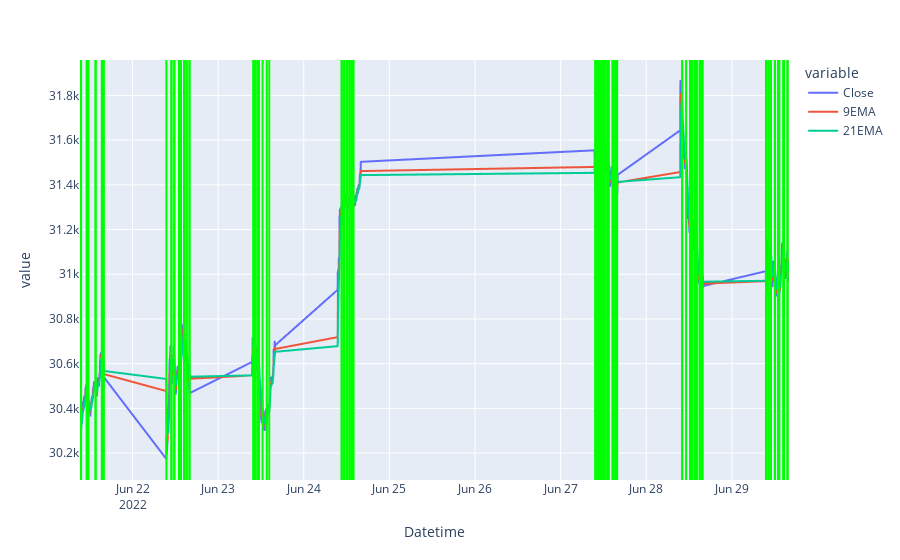

Notebook code cell kept with this figure:
### Code cell
# visualize where bearish crossover trend is there

fig = px.line(data, x=data.index, y=["Close","9EMA","21EMA"])

for i, row in signal1.iterrows():
    #print(i)
    fig.add_vline(x=i,line_color="lime")
fig.show()

### Figure 1 — Plotly figure (JSON) as saved in the notebook; plotly's stock layout.template omitted (floating-point values rounded to 4 significant figures; data arrays with more than 128 entries replaced by an {"elided": "..."} marker saying what was removed)
{"data": [{"hovertemplate": "variable=Close<br>Datetime=%{x}<br>value=%{y}<extra></extra>", "legendgroup": "Close", "line": {"color": "#636efa", "dash": "solid"}, "marker": {"symbol": "circle"}, "mode": "lines", "name": "Close", "showlegend": true, "type": "scattergl", "x": {"elided": "2730 str values"}, "xaxis": "x", "y": {"elided": "2730 float values"}, "yaxis": "y"}, {"hovertemplate": "variable=9EMA<br>Datetime=%{x}<br>value=%{y}<extra></extra>", "legendgroup": "9EMA", "line": {"color": "#EF553B", "dash": "solid"}, "marker": {"symbol": "circle"}, "mode": "lines", "name": "9EMA", "showlegend": true, "type": "scattergl", "x": {"elided": "2730 str values"}, "xaxis": "x", "y": {"elided": "2730 float values"}, "yaxis": "y"}, {"hovertemplate": "variable=21EMA<br>Datetime=%{x}<br>value=%{y}<extra></extra>", "legendgroup": "21EMA", "line": {"color": "#00cc96", "dash": "solid"}, "marker": {"symbol": "circle"}, "mode": "lines", "name": "21EMA", "showlegend": true, "type": "scattergl", "x": {"elided": "2730 str values"}, "xaxis": "x", "y": {"elided": "2730 float values"}, "yaxis": "y"}], "layout": {"legend": {"title": {"text": "variable"}, "tracegroupgap": 0}, "margin": {"t": 60}, "shapes": [{"line": {"color": "lime"}, "type": "line", "x0": "2022-06-21T09:34:00-04:00", "x1": "2022-06-21T09:34:00-04:00", "xref": "x", "y0": 0, "y1": 1, "yref": "y domain"}, {"line": {"color": "lime"}, "type": "line", "x0": "2022-06-21T09:36:00-04:00", "x1": "2022-06-21T09:36:00-04:00", "xref": "x", "y0": 0, "y1": 1, "yref": "y domain"}, {"line": {"color": "lime"}, "type": "line", "x0": "2022-06-21T11:11:00-04:00", "x1": "2022-06-21T11:11:00-04:00", "xref": "x", "y0": 0, "y1": 1, "yref": "y domain"}, {"line": {"color": "lime"}, "type": "line", "x0": "2022-06-21T11:12:00-04:00", "x1": "2022-06-21T11:12:00-04:00", "xref": "x", "y0": 0, "y1": 1, "yref": "y domain"}, {"line": {"color": "lime"}, "type": "line", "x0": "2022-06-21T11:36:00-04:00", "x1": "2022-06-21T11:36:00-04:00", "xref": "x", "y0": 0, "y1": 1, "yref": "y domain"}, {"line": {"color": "lime"}, "type": "line", "x0": "2022-06-21T11:37:00-04:00", "x1": "2022-06-21T11:37:00-04:00", "xref": "x", "y0": 0, "y1": 1, "yref": "y domain"}, {"line": {"color": "lime"}, "type": "line", "x0": "2022-06-21T13:39:00-04:00", "x1": "2022-06-21T13:39:00-04:00", "xref": "x", "y0": 0, "y1": 1, "yref": "y domain"}, {"line": {"color": "lime"}, "type": "line", "x0": "2022-06-21T13:40:00-04:00", "x1": "2022-06-21T13:40:00-04:00", "xref": "x", "y0": 0, "y1": 1, "yref": "y domain"}, {"line": {"color": "lime"}, "type": "line", "x0": "2022-06-21T15:25:00-04:00", "x1": "2022-06-21T15:25:00-04:00", "xref": "x", "y0": 0, "y1": 1, "yref": "y domain"}, {"line": {"color": "lime"}, "type": "line", "x0": "2022-06-21T15:26:00-04:00", "x1": "2022-06-21T15:26:00-04:00", "xref": "x", "y0": 0, "y1": 1, "yref": "y domain"}, {"line": {"color": "lime"}, "type": "line", "x0": "2022-06-21T15:55:00-04:00", "x1": "2022-06-21T15:55:00-04:00", "xref": "x", "y0": 0, "y1": 1, "yref": "y domain"}, {"line": {"color": "lime"}, "type": "line", "x0": "2022-06-21T15:56:00-04:00", "x1": "2022-06-21T15:56:00-04:00", "xref": "x", "y0": 0, "y1": 1, "yref": "y domain"}, {"line": {"color": "lime"}, "type": "line", "x0": "2022-06-22T09:30:00-04:00", "x1": "2022-06-22T09:30:00-04:00", "xref": "x", "y0": 0, "y1": 1, "yref": "y domain"}, {"line": {"color": "lime"}, "type": "line", "x0": "2022-06-22T10:54:00-04:00", "x1": "2022-06-22T10:54:00-04:00", "xref": "x", "y0": 0, "y1": 1, "yref": "y domain"}, {"line": {"color": "lime"}, "type": "line", "x0": "2022-06-22T10:55:00-04:00", "x1": "2022-06-22T10:55:00-04:00", "xref": "x", "y0": 0, "y1": 1, "yref": "y domain"}, {"line": {"color": "lime"}, "type": "line", "x0": "2022-06-22T11:43:00-04:00", "x1": "2022-06-22T11:43:00-04:00", "xref": "x", "y0": 0, "y1": 1, "yref": "y domain"}, {"line": {"color": "lime"}, "type": "line", "x0": "2022-06-22T11:44:00-04:00", "x1": "2022-06-22T11:44:00-04:00", "xref": "x", "y0": 0, "y1": 1, "yref": "y domain"}, {"line": {"color": "lime"}, "type": "line", "x0": "2022-06-22T13:01:00-04:00", "x1": "2022-06-22T13:01:00-04:00", "xref": "x", "y0": 0, "y1": 1, "yref": "y domain"}, {"line": {"color": "lime"}, "type": "line", "x0": "2022-06-22T13:02:00-04:00", "x1": "2022-06-22T13:02:00-04:00", "xref": "x", "y0": 0, "y1": 1, "yref": "y domain"}, {"line": {"color": "lime"}, "type": "line", "x0": "2022-06-22T13:36:00-04:00", "x1": "2022-06-22T13:36:00-04:00", "xref": "x", "y0": 0, "y1": 1, "yref": "y domain"}, {"line": {"color": "lime"}, "type": "line", "x0": "2022-06-22T14:26:00-04:00", "x1": "2022-06-22T14:26:00-04:00", "xref": "x", "y0": 0, "y1": 1, "yref": "y domain"}, {"line": {"color": "lime"}, "type": "line", "x0": "2022-06-22T14:27:00-04:00", "x1": "2022-06-22T14:27:00-04:00", "xref": "x", "y0": 0, "y1": 1, "yref": "y domain"}, {"line": {"color": "lime"}, "type": "line", "x0": "2022-06-22T15:09:00-04:00", "x1": "2022-06-22T15:09:00-04:00", "xref": "x", "y0": 0, "y1": 1, "yref": "y domain"}, {"line": {"color": "lime"}, "type": "line", "x0": "2022-06-22T15:10:00-04:00", "x1": "2022-06-22T15:10:00-04:00", "xref": "x", "y0": 0, "y1": 1, "yref": "y domain"}, {"line": {"color": "lime"}, "type": "line", "x0": "2022-06-22T15:58:00-04:00", "x1": "2022-06-22T15:58:00-04:00", "xref": "x", "y0": 0, "y1": 1, "yref": "y domain"}, {"line": {"color": "lime"}, "type": "line", "x0": "2022-06-22T15:59:00-04:00", "x1": "2022-06-22T15:59:00-04:00", "xref": "x", "y0": 0, "y1": 1, "yref": "y domain"}, {"line": {"color": "lime"}, "type": "line", "x0": "2022-06-23T09:53:00-04:00", "x1": "2022-06-23T09:53:00-04:00", "xref": "x", "y0": 0, "y1": 1, "yref": "y domain"}, {"line": {"color": "lime"}, "type": "line", "x0": "2022-06-23T09:54:00-04:00", "x1": "2022-06-23T09:54:00-04:00", "xref": "x", "y0": 0, "y1": 1, "yref": "y domain"}, {"line": {"color": "lime"}, "type": "line", "x0": "2022-06-23T10:08:00-04:00", "x1": "2022-06-23T10:08:00-04:00", "xref": "x", "y0": 0, "y1": 1, "yref": "y domain"}, {"line": {"color": "lime"}, "type": "line", "x0": "2022-06-23T10:09:00-04:00", "x1": "2022-06-23T10:09:00-04:00", "xref": "x", "y0": 0, "y1": 1, "yref": "y domain"}, {"line": {"color": "lime"}, "type": "line", "x0": "2022-06-23T10:26:00-04:00", "x1": "2022-06-23T10:26:00-04:00", "xref": "x", "y0": 0, "y1": 1, "yref": "y domain"}, {"line": {"color": "lime"}, "type": "line", "x0": "2022-06-23T10:27:00-04:00", "x1": "2022-06-23T10:27:00-04:00", "xref": "x", "y0": 0, "y1": 1, "yref": "y domain"}, {"line": {"color": "lime"}, "type": "line", "x0": "2022-06-23T10:28:00-04:00", "x1": "2022-06-23T10:28:00-04:00", "xref": "x", "y0": 0, "y1": 1, "yref": "y domain"}, {"line": {"color": "lime"}, "type": "line", "x0": "2022-06-23T11:05:00-04:00", "x1": "2022-06-23T11:05:00-04:00", "xref": "x", "y0": 0, "y1": 1, "yref": "y domain"}, {"line": {"color": "lime"}, "type": "line", "x0": "2022-06-23T11:20:00-04:00", "x1": "2022-06-23T11:20:00-04:00", "xref": "x", "y0": 0, "y1": 1, "yref": "y domain"}, {"line": {"color": "lime"}, "type": "line", "x0": "2022-06-23T11:21:00-04:00", "x1": "2022-06-23T11:21:00-04:00", "xref": "x", "y0": 0, "y1": 1, "yref": "y domain"}, {"line": {"color": "lime"}, "type": "line", "x0": "2022-06-23T11:22:00-04:00", "x1": "2022-06-23T11:22:00-04:00", "xref": "x", "y0": 0, "y1": 1, "yref": "y domain"}, {"line": {"color": "lime"}, "type": "line", "x0": "2022-06-23T11:23:00-04:00", "x1": "2022-06-23T11:23:00-04:00", "xref": "x", "y0": 0, "y1": 1, "yref": "y domain"}, {"line": {"color": "lime"}, "type": "line", "x0": "2022-06-23T12:28:00-04:00", "x1": "2022-06-23T12:28:00-04:00", "xref": "x", "y0": 0, "y1": 1, "yref": "y domain"}, {"line": {"color": "lime"}, "type": "line", "x0": "2022-06-23T13:38:00-04:00", "x1": "2022-06-23T13:38:00-04:00", "xref": "x", "y0": 0, "y1": 1, "yref": "y domain"}, {"line": {"color": "lime"}, "type": "line", "x0": "2022-06-23T14:20:00-04:00", "x1": "2022-06-23T14:20:00-04:00", "xref": "x", "y0": 0, "y1": 1, "yref": "y domain"}, {"line": {"color": "lime"}, "type": "line", "x0": "2022-06-24T10:37:00-04:00", "x1": "2022-06-24T10:37:00-04:00", "xref": "x", "y0": 0, "y1": 1, "yref": "y domain"}, {"line": {"color": "lime"}, "type": "line", "x0": "2022-06-24T10:38:00-04:00", "x1": "2022-06-24T10:38:00-04:00", "xref": "x", "y0": 0, "y1": 1, "yref": "y domain"}, {"line": {"color": "lime"}, "type": "line", "x0": "2022-06-24T11:16:00-04:00", "x1": "2022-06-24T11:16:00-04:00", "xref": "x", "y0": 0, "y1": 1, "yref": "y domain"}, {"line": {"color": "lime"}, "type": "line", "x0": "2022-06-24T11:17:00-04:00", "x1": "2022-06-24T11:17:00-04:00", "xref": "x", "y0": 0, "y1": 1, "yref": "y domain"}, {"line": {"color": "lime"}, "type": "line", "x0": "2022-06-24T11:57:00-04:00", "x1": "2022-06-24T11:57:00-04:00", "xref": "x", "y0": 0, "y1": 1, "yref": "y domain"}, {"line": {"color": "lime"}, "type": "line", "x0": "2022-06-24T12:10:00-04:00", "x1": "2022-06-24T12:10:00-04:00", "xref": "x", "y0": 0, "y1": 1, "yref": "y domain"}, {"line": {"color": "lime"}, "type": "line", "x0": "2022-06-24T12:21:00-04:00", "x1": "2022-06-24T12:21:00-04:00", "xref": "x", "y0": 0, "y1": 1, "yref": "y domain"}, {"line": {"color": "lime"}, "type": "line", "x0": "2022-06-24T12:53:00-04:00", "x1": "2022-06-24T12:53:00-04:00", "xref": "x", "y0": 0, "y1": 1, "yref": "y domain"}, {"line": {"color": "lime"}, "type": "line", "x0": "2022-06-24T13:22:00-04:00", "x1": "2022-06-24T13:22:00-04:00", "xref": "x", "y0": 0, "y1": 1, "yref": "y domain"}, {"line": {"color": "lime"}, "type": "line", "x0": "2022-06-24T13:23:00-04:00", "x1": "2022-06-24T13:23:00-04:00", "xref": "x", "y0": 0, "y1": 1, "yref": "y domain"}, {"line": {"color": "lime"}, "type": "line", "x0": "2022-06-24T13:35:00-04:00", "x1": "2022-06-24T13:35:00-04:00", "xref": "x", "y0": 0, "y1": 1, "yref": "y domain"}, {"line": {"color": "lime"}, "type": "line", "x0": "2022-06-24T13:54:00-04:00", "x1": "2022-06-24T13:54:00-04:00", "xref": "x", "y0": 0, "y1": 1, "yref": "y domain"}, {"line": {"color": "lime"}, "type": "line", "x0": "2022-06-24T13:55:00-04:00", "x1": "2022-06-24T13:55:00-04:00", "xref": "x", "y0": 0, "y1": 1, "yref": "y domain"}, {"line": {"color": "lime"}, "type": "line", "x0": "2022-06-27T09:45:00-04:00", "x1": "2022-06-27T09:45:00-04:00", "xref": "x", "y0": 0, "y1": 1, "yref": "y domain"}, {"line": {"color": "lime"}, "type": "line", "x0": "2022-06-27T09:46:00-04:00", "x1": "2022-06-27T09:46:00-04:00", "xref": "x", "y0": 0, "y1": 1, "yref": "y domain"}, {"line": {"color": "lime"}, "type": "line", "x0": "2022-06-27T09:47:00-04:00", "x1": "2022-06-27T09:47:00-04:00", "xref": "x", "y0": 0, "y1": 1, "yref": "y domain"}, {"line": {"color": "lime"}, "type": "line", "x0": "2022-06-27T10:11:00-04:00", "x1": "2022-06-27T10:11:00-04:00", "xref": "x", "y0": 0, "y1": 1, "yref": "y domain"}, {"line": {"color": "lime"}, "type": "line", "x0": "2022-06-27T10:12:00-04:00", "x1": "2022-06-27T10:12:00-04:00", "xref": "x", "y0": 0, "y1": 1, "yref": "y domain"}, {"line": {"color": "lime"}, "type": "line", "x0": "2022-06-27T10:18:00-04:00", "x1": "2022-06-27T10:18:00-04:00", "xref": "x", "y0": 0, "y1": 1, "yref": "y domain"}, {"line": {"color": "lime"}, "type": "line", "x0": "2022-06-27T10:27:00-04:00", "x1": "2022-06-27T10:27:00-04:00", "xref": "x", "y0": 0, "y1": 1, "yref": "y domain"}, {"line": {"color": "lime"}, "type": "line", "x0": "2022-06-27T10:29:00-04:00", "x1": "2022-06-27T10:29:00-04:00", "xref": "x", "y0": 0, "y1": 1, "yref": "y domain"}, {"line": {"color": "lime"}, "type": "line", "x0": "2022-06-27T11:07:00-04:00", "x1": "2022-06-27T11:07:00-04:00", "xref": "x", "y0": 0, "y1": 1, "yref": "y domain"}, {"line": {"color": "lime"}, "type": "line", "x0": "2022-06-27T11:08:00-04:00", "x1": "2022-06-27T11:08:00-04:00", "xref": "x", "y0": 0, "y1": 1, "yref": "y domain"}, {"line": {"color": "lime"}, "type": "line", "x0": "2022-06-27T11:09:00-04:00", "x1": "2022-06-27T11:09:00-04:00", "xref": "x", "y0": 0, "y1": 1, "yref": "y domain"}, {"line": {"color": "lime"}, "type": "line", "x0": "2022-06-27T11:38:00-04:00", "x1": "2022-06-27T11:38:00-04:00", "xref": "x", "y0": 0, "y1": 1, "yref": "y domain"}, {"line": {"color": "lime"}, "type": "line", "x0": "2022-06-27T11:53:00-04:00", "x1": "2022-06-27T11:53:00-04:00", "xref": "x", "y0": 0, "y1": 1, "yref": "y domain"}, {"line": {"color": "lime"}, "type": "line", "x0": "2022-06-27T12:02:00-04:00", "x1": "2022-06-27T12:02:00-04:00", "xref": "x", "y0": 0, "y1": 1, "yref": "y domain"}, {"line": {"color": "lime"}, "type": "line", "x0": "2022-06-27T12:04:00-04:00", "x1": "2022-06-27T12:04:00-04:00", "xref": "x", "y0": 0, "y1": 1, "yref": "y domain"}, {"line": {"color": "lime"}, "type": "line", "x0": "2022-06-27T12:25:00-04:00", "x1": "2022-06-27T12:25:00-04:00", "xref": "x", "y0": 0, "y1": 1, "yref": "y domain"}, {"line": {"color": "lime"}, "type": "line", "x0": "2022-06-27T13:03:00-04:00", "x1": "2022-06-27T13:03:00-04:00", "xref": "x", "y0": 0, "y1": 1, "yref": "y domain"}, {"line": {"color": "lime"}, "type": "line", "x0": "2022-06-27T13:04:00-04:00", "x1": "2022-06-27T13:04:00-04:00", "xref": "x", "y0": 0, "y1": 1, "yref": "y domain"}, {"line": {"color": "lime"}, "type": "line", "x0": "2022-06-27T13:26:00-04:00", "x1": "2022-06-27T13:26:00-04:00", "xref": "x", "y0": 0, "y1": 1, "yref": "y domain"}, {"line": {"color": "lime"}, "type": "line", "x0": "2022-06-27T13:27:00-04:00", "x1": "2022-06-27T13:27:00-04:00", "xref": "x", "y0": 0, "y1": 1, "yref": "y domain"}, {"line": {"color": "lime"}, "type": "line", "x0": "2022-06-27T14:30:00-04:00", "x1": "2022-06-27T14:30:00-04:00", "xref": "x", "y0": 0, "y1": 1, "yref": "y domain"}, {"line": {"color": "lime"}, "type": "line", "x0": "2022-06-27T14:46:00-04:00", "x1": "2022-06-27T14:46:00-04:00", "xref": "x", "y0": 0, "y1": 1, "yref": "y domain"}, {"line": {"color": "lime"}, "type": "line", "x0": "2022-06-27T14:47:00-04:00", "x1": "2022-06-27T14:47:00-04:00", "xref": "x", "y0": 0, "y1": 1, "yref": "y domain"}, {"line": {"color": "lime"}, "type": "line", "x0": "2022-06-27T14:52:00-04:00", "x1": "2022-06-27T14:52:00-04:00", "xref": "x", "y0": 0, "y1": 1, "yref": "y domain"}, {"line": {"color": "lime"}, "type": "line", "x0": "2022-06-27T14:58:00-04:00", "x1": "2022-06-27T14:58:00-04:00", "xref": "x", "y0": 0, "y1": 1, "yref": "y domain"}, {"line": {"color": "lime"}, "type": "line", "x0": "2022-06-27T15:32:00-04:00", "x1": "2022-06-27T15:32:00-04:00", "xref": "x", "y0": 0, "y1": 1, "yref": "y domain"}, {"line": {"color": "lime"}, "type": "line", "x0": "2022-06-27T15:33:00-04:00", "x1": "2022-06-27T15:33:00-04:00", "xref": "x", "y0": 0, "y1": 1, "yref": "y domain"}, {"line": {"color": "lime"}, "type": "line", "x0": "2022-06-27T15:51:00-04:00", "x1": "2022-06-27T15:51:00-04:00", "xref": "x", "y0": 0, "y1": 1, "yref": "y domain"}, {"line": {"color": "lime"}, "type": "line", "x0": "2022-06-28T10:02:00-04:00", "x1": "2022-06-28T10:02:00-04:00", "xref": "x", "y0": 0, "y1": 1, "yref": "y domain"}, {"line": {"color": "lime"}, "type": "line", "x0": "2022-06-28T10:03:00-04:00", "x1": "2022-06-28T10:03:00-04:00", "xref": "x", "y0": 0, "y1": 1, "yref": "y domain"}, {"line": {"color": "lime"}, "type": "line", "x0": "2022-06-28T11:09:00-04:00", "x1": "2022-06-28T11:09:00-04:00", "xref": "x", "y0": 0, "y1": 1, "yref": "y domain"}, {"line": {"color": "lime"}, "type": "line", "x0": "2022-06-28T12:15:00-04:00", "x1": "2022-06-28T12:15:00-04:00", "xref": "x", "y0": 0, "y1": 1, "yref": "y domain"}, {"line": {"color": "lime"}, "type": "line", "x0": "2022-06-28T12:34:00-04:00", "x1": "2022-06-28T12:34:00-04:00", "xref": "x", "y0": 0, "y1": 1, "yref": "y domain"}, {"line": {"color": "lime"}, "type": "line", "x0": "2022-06-28T12:52:00-04:00", "x1": "2022-06-28T12:52:00-04:00", "xref": "x", "y0": 0, "y1": 1, "yref": "y domain"}, {"line": {"color": "lime"}, "type": "line", "x0": "2022-06-28T12:53:00-04:00", "x1": "2022-06-28T12:53:00-04:00", "xref": "x", "y0": 0, "y1": 1, "yref": "y domain"}, {"line": {"color": "lime"}, "type": "line", "x0": "2022-06-28T12:54:00-04:00", "x1": "2022-06-28T12:54:00-04:00", "xref": "x", "y0": 0, "y1": 1, "yref": "y domain"}, {"line": {"color": "lime"}, "type": "line", "x0": "2022-06-28T13:36:00-04:00", "x1": "2022-06-28T13:36:00-04:00", "xref": "x", "y0": 0, "y1": 1, "yref": "y domain"}, {"line": {"color": "lime"}, "type": "line", "x0": "2022-06-28T13:37:00-04:00", "x1": "2022-06-28T13:37:00-04:00", "xref": "x", "y0": 0, "y1": 1, "yref": "y domain"}, {"line": {"color": "lime"}, "type": "line", "x0": "2022-06-28T13:38:00-04:00", "x1": "2022-06-28T13:38:00-04:00", "xref": "x", "y0": 0, "y1": 1, "yref": "y domain"}, {"line": {"color": "lime"}, "type": "line", "x0": "2022-06-28T13:54:00-04:00", "x1": "2022-06-28T13:54:00-04:00", "xref": "x", "y0": 0, "y1": 1, "yref": "y domain"}, {"line": {"color": "lime"}, "type": "line", "x0": "2022-06-28T13:55:00-04:00", "x1": "2022-06-28T13:55:00-04:00", "xref": "x", "y0": 0, "y1": 1, "yref": "y domain"}, {"line": {"color": "lime"}, "type": "line", "x0": "2022-06-28T14:05:00-04:00", "x1": "2022-06-28T14:05:00-04:00", "xref": "x", "y0": 0, "y1": 1, "yref": "y domain"}, {"line": {"color": "lime"}, "type": "line", "x0": "2022-06-28T14:06:00-04:00", "x1": "2022-06-28T14:06:00-04:00", "xref": "x", "y0": 0, "y1": 1, "yref": "y domain"}, {"line": {"color": "lime"}, "type": "line", "x0": "2022-06-28T14:07:00-04:00", "x1": "2022-06-28T14:07:00-04:00", "xref": "x", "y0": 0, "y1": 1, "yref": "y domain"}, {"line": {"color": "lime"}, "type": "line", "x0": "2022-06-28T14:58:00-04:00", "x1": "2022-06-28T14:58:00-04:00", "xref": "x", "y0": 0, "y1": 1, "yref": "y domain"}, {"line": {"color": "lime"}, "type": "line", "x0": "2022-06-28T14:59:00-04:00", "x1": "2022-06-28T14:59:00-04:00", "xref": "x", "y0": 0, "y1": 1, "yref": "y domain"}, {"line": {"color": "lime"}, "type": "line", "x0": "2022-06-28T15:03:00-04:00", "x1": "2022-06-28T15:03:00-04:00", "xref": "x", "y0": 0, "y1": 1, "yref": "y domain"}, {"line": {"color": "lime"}, "type": "line", "x0": "2022-06-28T15:36:00-04:00", "x1": "2022-06-28T15:36:00-04:00", "xref": "x", "y0": 0, "y1": 1, "yref": "y domain"}, {"line": {"color": "lime"}, "type": "line", "x0": "2022-06-28T15:42:00-04:00", "x1": "2022-06-28T15:42:00-04:00", "xref": "x", "y0": 0, "y1": 1, "yref": "y domain"}, {"line": {"color": "lime"}, "type": "line", "x0": "2022-06-28T15:43:00-04:00", "x1": "2022-06-28T15:43:00-04:00", "xref": "x", "y0": 0, "y1": 1, "yref": "y domain"}, {"line": {"color": "lime"}, "type": "line", "x0": "2022-06-28T15:44:00-04:00", "x1": "2022-06-28T15:44:00-04:00", "xref": "x", "y0": 0, "y1": 1, "yref": "y domain"}, {"line": {"color": "lime"}, "type": "line", "x0": "2022-06-29T09:33:00-04:00", "x1": "2022-06-29T09:33:00-04:00", "xref": "x", "y0": 0, "y1": 1, "yref": "y domain"}, {"line": {"color": "lime"}, "type": "line", "x0": "2022-06-29T09:34:00-04:00", "x1": "2022-06-29T09:34:00-04:00", "xref": "x", "y0": 0, "y1": 1, "yref": "y domain"}, {"line": {"color": "lime"}, "type": "line", "x0": "2022-06-29T09:38:00-04:00", "x1": "2022-06-29T09:38:00-04:00", "xref": "x", "y0": 0, "y1": 1, "yref": "y domain"}, {"line": {"color": "lime"}, "type": "line", "x0": "2022-06-29T10:16:00-04:00", "x1": "2022-06-29T10:16:00-04:00", "xref": "x", "y0": 0, "y1": 1, "yref": "y domain"}, {"line": {"color": "lime"}, "type": "line", "x0": "2022-06-29T10:17:00-04:00", "x1": "2022-06-29T10:17:00-04:00", "xref": "x", "y0": 0, "y1": 1, "yref": "y domain"}, {"line": {"color": "lime"}, "type": "line", "x0": "2022-06-29T10:58:00-04:00", "x1": "2022-06-29T10:58:00-04:00", "xref": "x", "y0": 0, "y1": 1, "yref": "y domain"}, {"line": {"color": "lime"}, "type": "line", "x0": "2022-06-29T12:02:00-04:00", "x1": "2022-06-29T12:02:00-04:00", "xref": "x", "y0": 0, "y1": 1, "yref": "y domain"}, {"line": {"color": "lime"}, "type": "line", "x0": "2022-06-29T12:04:00-04:00", "x1": "2022-06-29T12:04:00-04:00", "xref": "x", "y0": 0, "y1": 1, "yref": "y domain"}, {"line": {"color": "lime"}, "type": "line", "x0": "2022-06-29T12:05:00-04:00", "x1": "2022-06-29T12:05:00-04:00", "xref": "x", "y0": 0, "y1": 1, "yref": "y domain"}, {"line": {"color": "lime"}, "type": "line", "x0": "2022-06-29T12:55:00-04:00", "x1": "2022-06-29T12:55:00-04:00", "xref": "x", "y0": 0, "y1": 1, "yref": "y domain"}, {"line": {"color": "lime"}, "type": "line", "x0": "2022-06-29T12:56:00-04:00", "x1": "2022-06-29T12:56:00-04:00", "xref": "x", "y0": 0, "y1": 1, "yref": "y domain"}, {"line": {"color": "lime"}, "type": "line", "x0": "2022-06-29T13:15:00-04:00", "x1": "2022-06-29T13:15:00-04:00", "xref": "x", "y0": 0, "y1": 1, "yref": "y domain"}, {"line": {"color": "lime"}, "type": "line", "x0": "2022-06-29T13:16:00-04:00", "x1": "2022-06-29T13:16:00-04:00", "xref": "x", "y0": 0, "y1": 1, "yref": "y domain"}, {"line": {"color": "lime"}, "type": "line", "x0": "2022-06-29T14:24:00-04:00", "x1": "2022-06-29T14:24:00-04:00", "xref": "x", "y0": 0, "y1": 1, "yref": "y domain"}, {"line": {"color": "lime"}, "type": "line", "x0": "2022-06-29T14:32:00-04:00", "x1": "2022-06-29T14:32:00-04:00", "xref": "x", "y0": 0, "y1": 1, "yref": "y domain"}, {"line": {"color": "lime"}, "type": "line", "x0": "2022-06-29T14:33:00-04:00", "x1": "2022-06-29T14:33:00-04:00", "xref": "x", "y0": 0, "y1": 1, "yref": "y domain"}, {"line": {"color": "lime"}, "type": "line", "x0": "2022-06-29T14:35:00-04:00", "x1": "2022-06-29T14:35:00-04:00", "xref": "x", "y0": 0, "y1": 1, "yref": "y domain"}, {"line": {"color": "lime"}, "type": "line", "x0": "2022-06-29T15:35:00-04:00", "x1": "2022-06-29T15:35:00-04:00", "xref": "x", "y0": 0, "y1": 1, "yref": "y domain"}, {"line": {"color": "lime"}, "type": "line", "x0": "2022-06-29T15:36:00-04:00", "x1": "2022-06-29T15:36:00-04:00", "xref": "x", "y0": 0, "y1": 1, "yref": "y domain"}], "xaxis": {"anchor": "y", "domain": [0, 1], "title": {"text": "Datetime"}}, "yaxis": {"anchor": "x", "domain": [0, 1], "title": {"text": "value"}}}}
